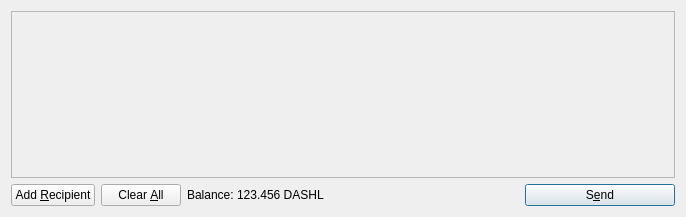
<?xml version="1.0" encoding="UTF-8"?>
<ui version="4.0">
 <class>SendCoinsDialog</class>
 <widget class="QDialog" name="SendCoinsDialog">
  <property name="geometry">
   <rect>
    <x>0</x>
    <y>0</y>
    <width>686</width>
    <height>217</height>
   </rect>
  </property>
  <property name="windowTitle">
   <string>Send Coins</string>
  </property>
  <layout class="QVBoxLayout" name="verticalLayout">
   <item>
    <widget class="QScrollArea" name="scrollArea">
     <property name="widgetResizable">
      <bool>true</bool>
     </property>
     <widget class="QWidget" name="scrollAreaWidgetContents">
      <property name="geometry">
       <rect>
        <x>0</x>
        <y>0</y>
        <width>666</width>
        <height>165</height>
       </rect>
      </property>
      <layout class="QVBoxLayout" name="verticalLayout_2">
       <property name="margin">
        <number>0</number>
       </property>
       <item>
        <layout class="QVBoxLayout" name="entries">
         <property name="spacing">
          <number>6</number>
         </property>
        </layout>
       </item>
       <item>
        <spacer name="verticalSpacer">
         <property name="orientation">
          <enum>Qt::Vertical</enum>
         </property>
         <property name="sizeHint" stdset="0">
          <size>
           <width>20</width>
           <height>40</height>
          </size>
         </property>
        </spacer>
       </item>
      </layout>
     </widget>
    </widget>
   </item>
   <item>
    <layout class="QHBoxLayout" name="horizontalLayout">
     <item>
      <widget class="QPushButton" name="addButton">
       <property name="toolTip">
        <string>Send to multiple recipients at once</string>
       </property>
       <property name="text">
        <string>Add &amp;Recipient</string>
       </property>
       <property name="icon">
        <iconset resource="../bitcoin.qrc">
         <normaloff>:/icons/add</normaloff>:/icons/add</iconset>
       </property>
       <property name="autoDefault">
        <bool>false</bool>
       </property>
      </widget>
     </item>
     <item>
      <widget class="QPushButton" name="clearButton">
       <property name="sizePolicy">
        <sizepolicy hsizetype="Minimum" vsizetype="Fixed">
         <horstretch>0</horstretch>
         <verstretch>0</verstretch>
        </sizepolicy>
       </property>
       <property name="toolTip">
        <string>Remove all transaction fields</string>
       </property>
       <property name="text">
        <string>Clear &amp;All</string>
       </property>
       <property name="icon">
        <iconset resource="../bitcoin.qrc">
         <normaloff>:/icons/remove</normaloff>:/icons/remove</iconset>
       </property>
       <property name="autoRepeatDelay">
        <number>300</number>
       </property>
       <property name="autoDefault">
        <bool>false</bool>
       </property>
      </widget>
     </item>
     <item>
      <layout class="QHBoxLayout" name="horizontalLayout_2">
       <property name="spacing">
        <number>3</number>
       </property>
       <item>
        <widget class="QLabel" name="label">
         <property name="text">
          <string>Balance:</string>
         </property>
        </widget>
       </item>
       <item>
        <widget class="QLabel" name="labelBalance">
         <property name="cursor">
          <cursorShape>IBeamCursor</cursorShape>
         </property>
         <property name="text">
          <string>123.456 DASHL</string>
         </property>
         <property name="textInteractionFlags">
          <set>Qt::LinksAccessibleByMouse|Qt::TextSelectableByKeyboard|Qt::TextSelectableByMouse</set>
         </property>
        </widget>
       </item>
      </layout>
     </item>
     <item>
      <spacer name="horizontalSpacer">
       <property name="orientation">
        <enum>Qt::Horizontal</enum>
       </property>
       <property name="sizeHint" stdset="0">
        <size>
         <width>40</width>
         <height>20</height>
        </size>
       </property>
      </spacer>
     </item>
     <item>
      <widget class="QPushButton" name="sendButton">
       <property name="minimumSize">
        <size>
         <width>150</width>
         <height>0</height>
        </size>
       </property>
       <property name="toolTip">
        <string>Confirm the send action</string>
       </property>
       <property name="text">
        <string>S&amp;end</string>
       </property>
       <property name="icon">
        <iconset resource="../bitcoin.qrc">
         <normaloff>:/icons/send</normaloff>:/icons/send</iconset>
       </property>
       <property name="default">
        <bool>true</bool>
       </property>
      </widget>
     </item>
    </layout>
   </item>
  </layout>
 </widget>
 <resources>
  <include location="../bitcoin.qrc"/>
 </resources>
 <connections/>
</ui>
